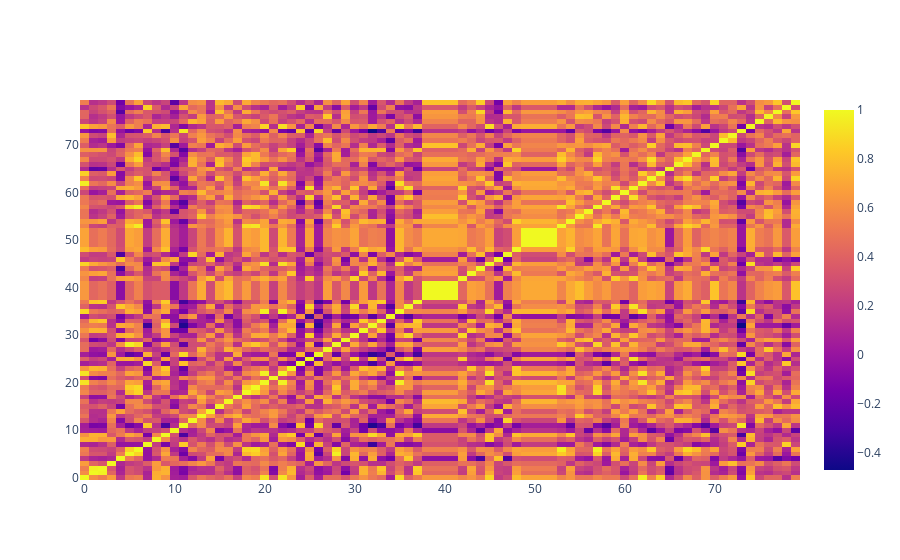

Write notebook code for a chart like this one.
### Code cell
import plotly.graph_objects as go
correlations = data_label_1_80.corr()
fig = go.Figure(data=go.Heatmap(
                    z=correlations))
fig.show()

### Figure 1 — Plotly figure (JSON) as saved in the notebook; plotly's stock layout.template omitted (floating-point values rounded to 4 significant figures; data arrays with more than 128 entries replaced by an {"elided": "..."} marker saying what was removed)
{"data": [{"type": "heatmap", "z": {"elided": "80x80 float values"}}], "layout": {}}
